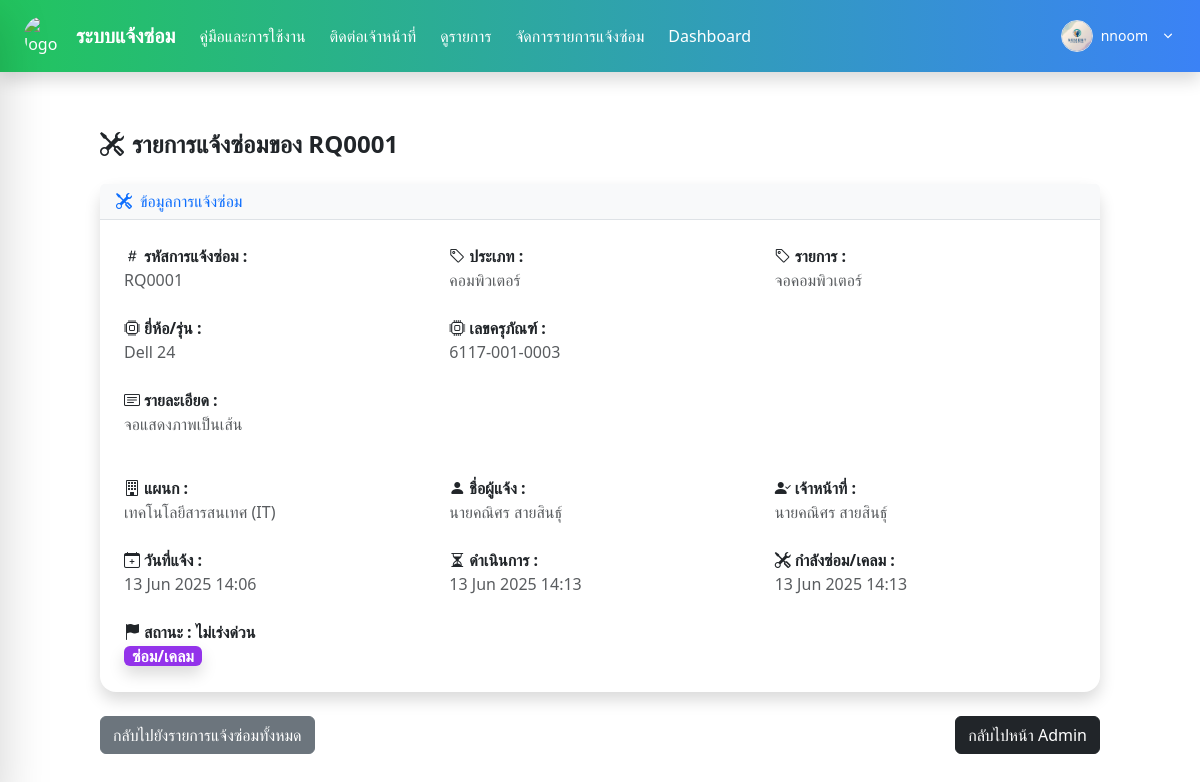
Page /repair/1/ (signed in) on the committed database.
### Report/models.py (models this page shows, shortened)
class RepairRequest(models.Model):
    CATEGORY_CHOICES = [
        ('คอมพิวเตอร์', 'คอมพิวเตอร์'),
        ('โปรแกรม', 'โปรแกรม'),
        ('เครื่องปริ้น', 'เครื่องปริ้น'),
        ('อินเตอร์เน็ต', 'อินเตอร์เน็ต'),
    ]
    STATUS_CHOICES = [
        ('pending', 'รอดำเนินการ'),
        ('in_progress', 'กำลังดำเนินการ'),
        ('completed', 'เสร็จสิ้น'),
        ('repairclaim', 'ส่งซ่อม/เคลม'),
        ('cancelled', 'ยกเลิก'),
    ]
    STATUS_CHOICES1 = [
        ('ไม่เร่งด่วน', 'ไม่เร่งด่วน'),
        ('เร่งด่วน', 'เร่งด่วน'),
    ]
    history = HistoricalRecords()
    request_id = models.CharField(max_length=10, blank=True, unique=True,)
    category = models.CharField(max_length=100, choices=CATEGORY_CHOICES)
    sub_item = models.CharField(max_length=100, blank=True)
    detail = models.TextField(max_length=100)
    department = models.CharField(max_length=100)
    device_code = models.CharField(max_length=100, blank=True)
    unknown_device = models.BooleanField(default=False)
    status = models.CharField(max_length=20, choices=STATUS_CHOICES,default='pending')
    status_user = models.CharField(max_length=20, choices=STATUS_CHOICES1)
    created_at = models.DateTimeField(auto_now_add=True)
    assigned_staff = models.CharField(max_length=100, blank=True, null=True)
    created_by = models.ForeignKey(User, on_delete=models.SET_NULL, null=True, related_name='created_repairs')
    completed_at = models.DateTimeField(null=True, blank=True )
    in_progress_at = models.DateTimeField(null=True, blank=True)
    assigned_to = models.ForeignKey(User, on_delete=models.SET_NULL, null=True, blank=True, related_name='assigned_repairs')
    reported_by = models.ForeignKey(User, on_delete=models.SET_NULL, null=True, blank=True)
    repairclaim_at = models.DateTimeField(null=True, blank=True)
    remark = models.TextField(blank=True)
    asset_number = models.CharField(max_length=255, blank=True, null=True)
    class Meta:
        ordering = ['-created_at']
        verbose_name = "รายการแจ้งซ่อม"
        verbose_name_plural = "รายการแจ้งซ่อมทั้งหมด"

### Report/views.py (the view)
# urls.py: path('repair/<int:pk>/', views.repair_detail, name='repair_detail'),
@login_required
def repair_detail(request, pk):
    report = get_object_or_404(RepairRequest, pk=pk)
    return render(request, 'repair_detail.html', {'report': report})

### Report/templates/repair_detail.html (shortened to what this page needs)
{% extends "base.html" %}
{% load static %}
{% block content %}
<html>
<body>
    <div class="container mt-5">
        <h1 class="text-2xl font-bold mb-4"><i class="bi bi-tools me-2"></i>รายการแจ้งซ่อมของ {{report.request_id}}</h1>
        <div class="card shadow rounded-4 border-0">
            <div class="card-header bg-light border-bottom">
                <h5 class="mb-0 text-primary"><i class="bi bi-tools me-2"></i>ข้อมูลการแจ้งซ่อม</h5>
            </div>
            <div class="card-body px-4 py-4">
                <div class="row g-4">
                    <div class="col-md-4 col-sm-6">
                        <strong><i class="bi bi-hash me-1"></i>รหัสการแจ้งซ่อม :</strong>
                        <div class="text-muted">{{ report.request_id }}</div>
                    </div>
                    <div class="col-md-4 col-sm-6">
                        <strong><i class="bi bi-tag me-1"></i>ประเภท :</strong>
                        <div class="text-muted">{{ report.category }}</div>
                    </div>
                    <div class="col-md-4 col-sm-6">
                        <strong><i class="bi bi-tag me-1"></i>รายการ :</strong>
                        <div class="text-muted">{{ report.sub_item }}</div>
                    </div>
                    <div class="col-md-4 col-sm-6">
                        <strong><i class="bi bi-cpu me-1"></i>ยี่ห้อ/รุ่น :</strong>
                        <div class="text-muted">{{ report.device_code }}</div>
                    </div>
                    <div class="col-md-4 col-sm-6">
                        <strong><i class="bi bi-cpu me-1"></i>เลขครุภัณฑ์ :</strong>
                        <div class="text-muted">
                            {% if report.unknown_device %}
                            ไม่ทราบเลขครุภัณฑ์
                            {% else %}
                            {{ report.asset_number }}
                            {% endif %}
                        </div>
                    </div>
                    <div class="col-12 mb-3">
                        <strong><i class="bi bi-card-text me-1"></i>รายละเอียด :</strong>
                        <div class="text-muted">{{ report.detail }}</div>
                    </div>
                    <div class="col-md-4 col-sm-6">
                        <strong><i class="bi bi-building me-1"></i>แผนก :</strong>
                        <div class="text-muted">{{ report.department }}</div>
                    </div>
                    <div class="col-md-4 col-sm-6">
                        <strong><i class="bi bi-person-fill me-1"></i>ชื่อผู้แจ้ง :</strong>
                        <div class="text-muted">
                            {% if report.reported_by %}
                            {{ report.reported_by.get_full_name|default:report.reported_by.username }}
                            {% else %}
                            <span class="text-muted">-</span>
                            {% endif %}
                        </div>
                    </div>
                    <div class="col-md-4 col-sm-6">
                        <strong><i class="bi bi-person-check-fill me-1"></i>เจ้าหน้าที่ :</strong>
                        <div class="text-muted">
                            {% if report.assigned_to %}
                            {{ report.assigned_to.get_full_name|default:report.assigned_to.username }}
                            {% else %}
                            <span class="text-danger">ยังไม่มีรับแจ้ง</span>
                            {% endif %}
                        </div>
                    </div>
                    <div class="col-md-4 col-sm-6">
                        <strong><i class="bi bi-calendar-plus me-1"></i>วันที่แจ้ง :</strong>
                        <div class="text-muted">{{ report.created_at|date:"d M Y H:i" }}</div>
                    </div>
                    <div class="col-md-4 col-sm-6">
                        <strong><i class="bi bi-hourglass-split me-1"></i>ดำเนินการ :</strong>
                        <div class="text-muted">{{ report.in_progress_at|date:"d M Y H:i" }}</div>
                    </div>
                    <div class="col-md-4 col-sm-6">
                        <strong>
                            {% if report.status == 'repairclaim' %}
                            <i class="bi bi-tools me-1"></i>กำลังซ่อม/เคลม :
                        </strong>
                        <div class="text-muted">{{ report.in_progress_at|date:"d M Y H:i" }}</div>
                        {% else %}
                        <strong><i class="bi bi-check-circle-fill me-1"></i>เสร็จสิ้น :
                        </strong>
                        <div class="text-muted">{{ report.completed_at|date:"d M Y H:i" }}</div>
                        {% endif %}
                    </div>
                    <div class="col-md-4 col-sm-6">
                        <strong><i class="bi bi-flag-fill me-1"></i>สถานะ :
                            {% if report.status_user == "เร่งด่วน" %}
                            <span style="color: red; font-size: 18px;">❗❗❗❗ {{ report.get_status_user_display }}
                                ❗❗❗❗</span>
                            {% else %}
                            <span style="color: cray; font-size: 16px;">{{ report.get_status_user_display }}</span>
                            {% endif %}</strong>
                        <div>
                            {% if report.status == 'in_progress' %}
                            <span class="badge bg-primary" style="font-size: 16px;">กำลังดำเนินการ</span>
                            {% elif report.status == 'pending' %}
                            <span class="badge bg-warning text-dark" style="font-size: 16px;">รอดำเนินการ</span>
                            {% elif report.status == 'repairclaim' %}
                            <span
                                class="inline-block bg-purple-600 text-white text-sm font-semibold px-2  rounded-2 shadow"
                                style="font-size: 16px;">ซ่อม/เคลม</span>
                            {% elif report.status == 'completed' %}
                            <span class="badge bg-success" style="font-size: 16px;">เสร็จสิ้น</span>
                            {% elif report.status == 'cancelled' %}
                            <span class="badge bg-danger" style="font-size: 16px;">ยกเลิก</span>
                            {% endif %}
                        </div>
                    </div>
                </div>
            </div>
        </div>
        <div class="mt-4 d-flex justify-content-between flex-wrap gap-2">
            <a href="{% url 'repair_list' %}" class="btn btn-secondary">กลับไปยังรายการแจ้งซ่อมทั้งหมด</a>
            {% if request.user.is_superuser %}
            <a href="{% url 'pl_admin' %}" class="btn btn-dark">กลับไปหน้า Admin</a>
            {% endif %}
        </div>
    </div>
</body>
</html>
{% endblock %}

### Report/templates/base.html (shortened to what this page needs)
{% load static %}
<!DOCTYPE html>
<html lang="en">
<head>
  <script src="https://cdn.tailwindcss.com"></script>
  <link href="https://cdn.jsdelivr.net/npm/bootstrap@5.3.3/dist/css/bootstrap.min.css" rel="stylesheet">
  <link rel="stylesheet" href="https://cdnjs.cloudflare.com/ajax/libs/font-awesome/6.5.0/css/all.min.css" />
  <link href="https://cdn.jsdelivr.net/npm/bootstrap-icons@1.10.5/font/bootstrap-icons.css" rel="stylesheet">
</head>
<body>
  <nav
    class="fixed top-0 left-0 right-0 bg-gradient-to-r from-green-500 to-blue-500 text-white flex justify-between items-center px-4 py-3 shadow z-50">
    <div class="flex items-center space-x-6">
      <a href="/" class="flex items-center space-x-3">
        <img src="https://sdh.go.th/img/sdh.jpg" class="w-10 h-10 rounded-full" alt="logo">
        <span class="text-xl font-bold whitespace-nowrap">ระบบแจ้งซ่อม</span>
      </a>
      <div class="hidden md:flex items-center space-x-6">
        <a class="nav-link" href="/about">คู่มือและการใช้งาน</a>
        <a class="nav-link cursor-pointer" onclick="openModal()">ติดต่อเจ้าหน้าที่</a>
        <a class="nav-link" href="/repair-table">ดูรายการ</a>
        {% if user.is_staff %}
        <a class="nav-link" href="/pl_admin">จัดการรายการแจ้งซ่อม</a>
        <a class="nav-link" href="/dashadmin">Dashboard</a>
        {% endif %}
      </div>
    </div>
    {% if user.is_authenticated %}
    <div class="relative">
      <button onclick="toggleDropdown()" class="flex items-center gap-2 focus:outline-none" id="profileButton">
        <img src="{% static 'Report/images/pf-somdet.png' %}" alt="Profile" class="w-8 h-8 rounded-full border">
        <span class="text-sm font-medium">{{ request.user.username }}</span>
        <svg class="w-4 h-4 ml-1" fill="currentColor" viewBox="0 0 20 20">
          <path fill-rule="evenodd"
            d="M5.23 7.21a.75.75 0 011.06.02L10 10.94l3.71-3.71a.75.75 0 111.06 1.06l-4.24 4.25a.75.75 0 01-1.06 0L5.25 8.27a.75.75 0 01-.02-1.06z"
            clip-rule="evenodd" />
        </svg>
      </button>
    </div>
    {% endif %}
  </nav>
  <main id="main-content" class="content-transition flex-1 ml-0 pt-20">
    {% block content %}
    {% endblock %}
  </main>
</body>
</html>

### Report/templates/base.html (style rules this page uses)
.content-transition { transition: all 0.3s; }

### rows in the picture
RepairRequest: request_id "RQ0001", category "คอมพิวเตอร์", sub_item "จอคอมพิวเตอร์", device_code "Dell 24", asset_number "6117-001-0003", detail "จอแสดงภาพเป็นเส้น", department "เทคโนโลยีสารสนเทศ (IT)", reported_by.get_full_name "นายคณิศร สายสินธุ์", assigned_to.get_full_name "นายคณิศร สายสินธุ์", created_at "13 Jun 2025 14:06", in_progress_at "13 Jun 2025 14:13", status_user "ไม่เร่งด่วน"

### other values in the picture
{{ request.user.username }} "nnoom"
